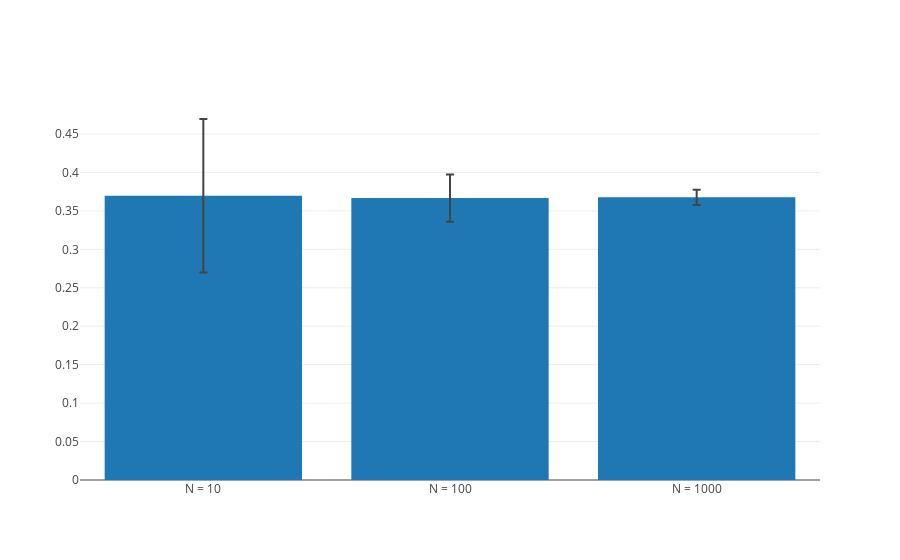

The code cell stored with this chart in its notebook:
### Markdown cell above
## Estimate using rectangle

Here we compute an estimate of the integral using the accept-reject method. 

N is the number of sample points used,
I is the estimate of the integral, 
stddev the standard deviation of I done using 1000 attempts for ench value of N, 
error is the square root of mean square deviation of I from the (known) true value of the integral.

The same letters with the same meaning will be also used in the following parts.

### Code cell
ANALYTICAL_RESULT = np.exp(-1)

Ns = [10, 100, 1000]

print("Sampling from rectangle (0, 0), (1, f(1)).\n"
      "==========================================")
print_integral_summary(sample_rect, f(1), Ns)

### Figure 1 — Plotly figure (JSON) as saved in the notebook; plotly's stock layout.template omitted (floating-point values rounded to 4 significant figures)
{"data": [{"error_y": {"array": [0.09979, 0.03083, 0.00993], "type": "data"}, "type": "bar", "x": ["N = 10", "N = 100", "N = 1000"], "y": [0.3697, 0.3666, 0.3677]}], "layout": {}}
